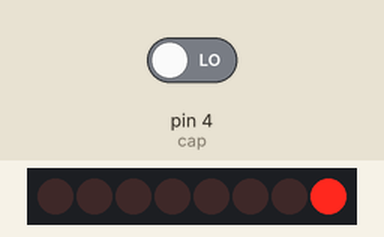
Bench run of a sketch on a simulated Arduino Uno, built with avr-gcc and run on an emulated ATmega328P. Parts: 8 shift-register outputs drawn as a row of LEDs (first output left, lit = HIGH). Wiring (inferred from the names in the program): shift register (74HC595): data pin 10; shift clock pin 8; latch pin 9. Wiring (inferred from the signals the program sends): row of LEDs: on Q0, Q1, Q2, Q3, Q4, Q5, Q6, Q7. The test bench sets the inputs (shaded band); at power-on: pin 4 (cap) LOW.

Above: at 1.2 s.
1.3 s: pin 4 (cap) driven HIGH
At 1.92 s:
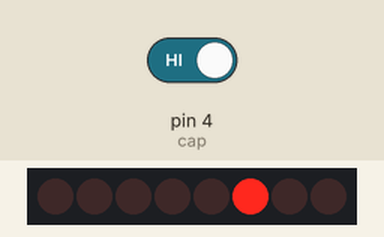
At 3.7 s:
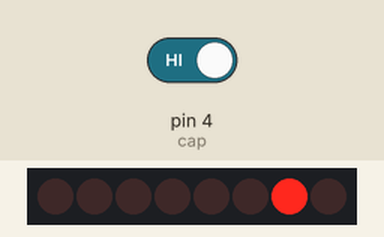
3.8 s: pin 4 (cap) driven LOW
Timing chart, 0 to 6.8 s (numbered marks = the images above; inputs shaded):
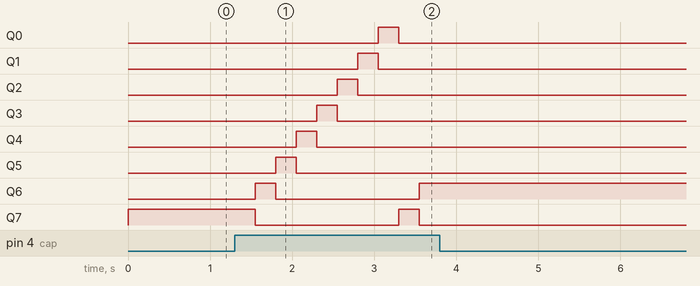

Measured:
- after the input at 1.3 s, Q0: LOW → HIGH after 1.8 s, → LOW 0.25 s later; Q1: LOW → HIGH after 1.5 s, → LOW 0.25 s later; Q2: LOW → HIGH after 1.3 s, → LOW 0.25 s later; Q3: LOW → HIGH after 1.0 s, → LOW 0.25 s later; Q4: LOW → HIGH after 0.75 s, → LOW 0.25 s later
- after the input at 3.8 s, every drawn part: stays the same

The sketch:

SensorCapShiftRegister.ino
```cpp
/*

            Este código é copiado do professor e demonstra o uso de um sensor capacitivo junto a um shift register. O sensor capacitivo, que funciona como um botão digital,
      a cada toque recebido aciona uma das saídas do shift register, tornando possível o acionamento de várias cargas dessa forma.

*/

// ========================================================================================================
// --- Mapeamento de Hardware ---
#define    cap      4
#define    clk      8
#define    latch    9
#define    data    10


// ========================================================================================================
// --- Variáveis Globais ---
byte   num = 0x01;


// ========================================================================================================
// --- Configurações Iniciais ---
void setup()
{
   pinMode(cap,    INPUT);
   pinMode(clk,   OUTPUT);
   pinMode(data,  OUTPUT);
   pinMode(latch, OUTPUT);


   shiftOut(data, clk, LSBFIRST, num);
   digitalWrite(latch,  LOW);
   digitalWrite(latch, HIGH);
   digitalWrite(latch,  LOW);

} //end setup


// ========================================================================================================
// --- Loop Infinito ---
void loop()
{


  if(digitalRead(cap))
  {
      shiftOut(data, clk, LSBFIRST, num);
      digitalWrite(latch,  LOW);
      digitalWrite(latch, HIGH);
      digitalWrite(latch,  LOW);

      num <<= 1; // num = num << 1;
      if(!num) num = 0x01;

      delay(250);
  }


} //end loop
```
